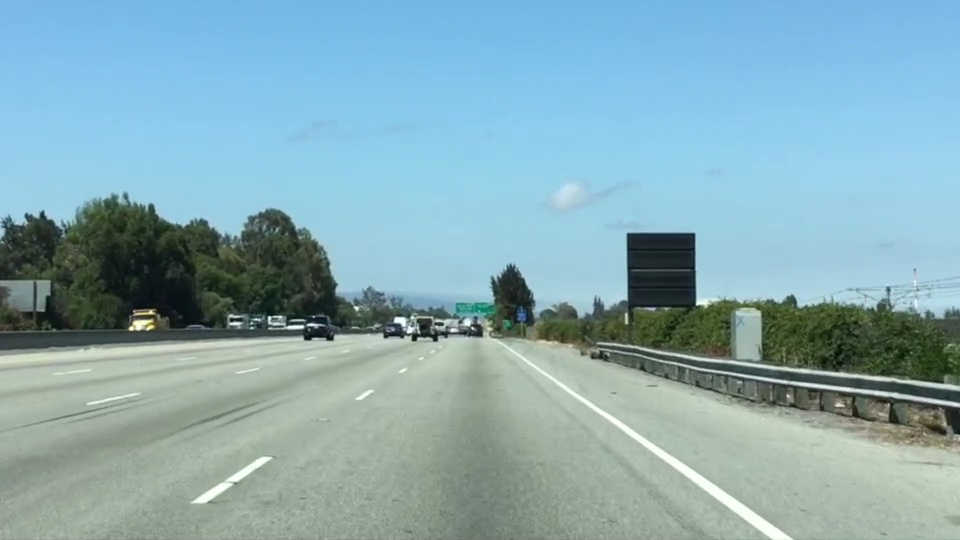
#> input picture Section_2/image_lane_c.jpg, 960 x 540 px, found by its file name
$ jupyter execute 'Region of Interest (ROI) Selection.ipynb'   (shell and % lines are left out)
#> lines starting #> are read from the running program, lines starting #| are printed output that depends on the picture; after the words box and inside, x2 and y2 are one past the last pixel; in counts of white or black regions, pixels touching at a corner belong together
[cell 1]
import cv2
import numpy as np
import matplotlib.image as mpimg
import matplotlib.pyplot as plt

[cell 2]
image_color1 = mpimg.imread("/content/image_lane_c.jpg")
#> image_color1 is the input picture: shape (540, 960, 3); mean R, G, B 135.5, 171.1, 179.2
image_color2 = cv2.imread("/content/new_test_image_3.jpg")
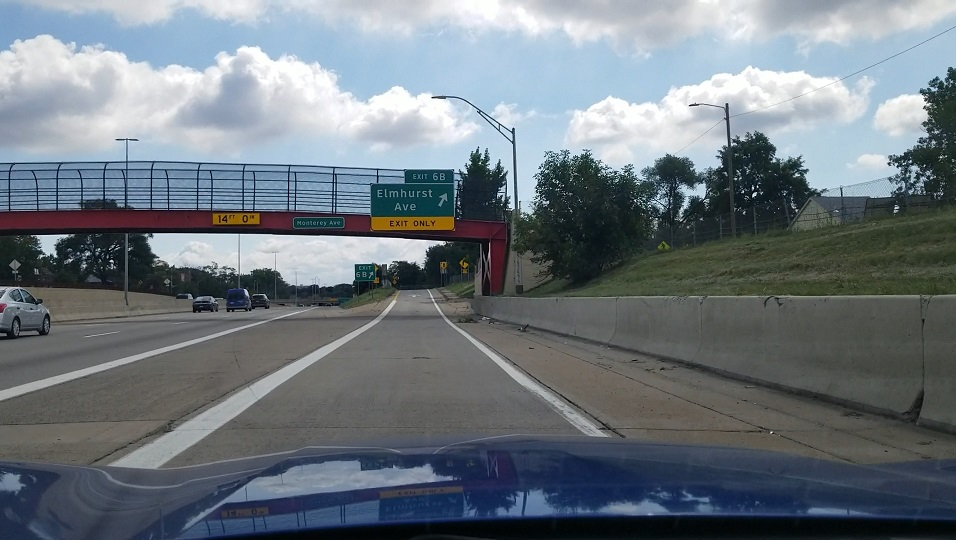
#> input picture Section_2/new_test_image_3.jpg, 956 x 540 px, found by its file name
#> image_color2 is the input picture: shape (540, 956, 3); mean B, G, R 126.7, 119.5, 110.3

[cell 3]
plt.imshow(image_color1)
height1, width1 = image_color1.shape[:2]
#> height1 = 540; width1 = 960
print("Height image 1 : "+str(height1))
#| Height image 1 : 540
print("Width image 1 : "+str(width1))
#| Width image 1 : 960

[cell 4]
plt.imshow(image_color2)
height2, width2 = image_color2.shape[:2]
#> height2 = 540; width2 = 956
print("Height image 2 : "+str(height2))
#| Height image 2 : 540
print("Width image 2 : "+str(width2))
#| Width image 2 : 956

# Convert to Greyscale

[cell 5]
image_gray_1 = cv2.cvtColor(image_color1, cv2.COLOR_BGR2GRAY)
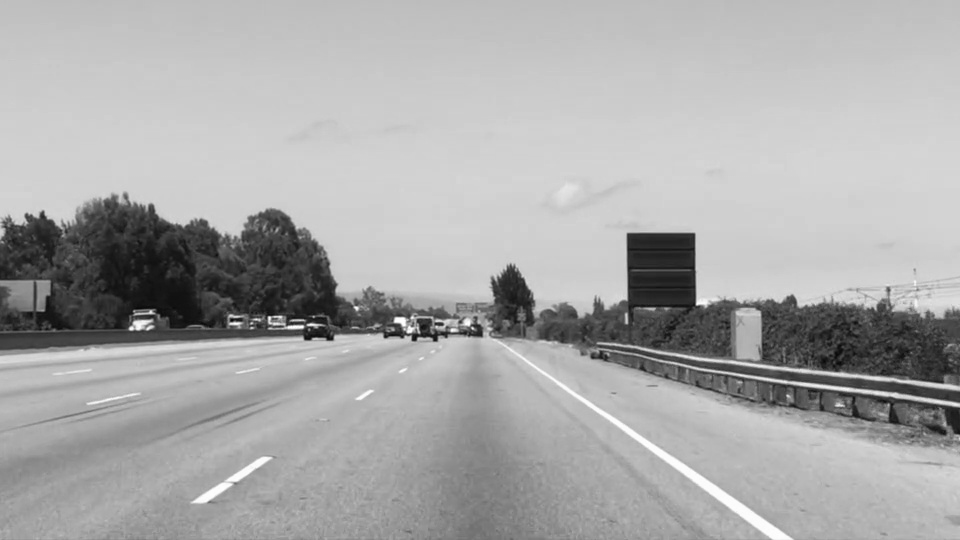
#> image_gray_1: shape (540, 960); min 7, max 254, mean 169.4
plt.imshow(image_gray_1, cmap='gray')
print(image_gray_1.shape)
#| (540, 960)

[cell 6]
image_gray_2 = cv2.cvtColor(image_color2, cv2.COLOR_BGR2GRAY)
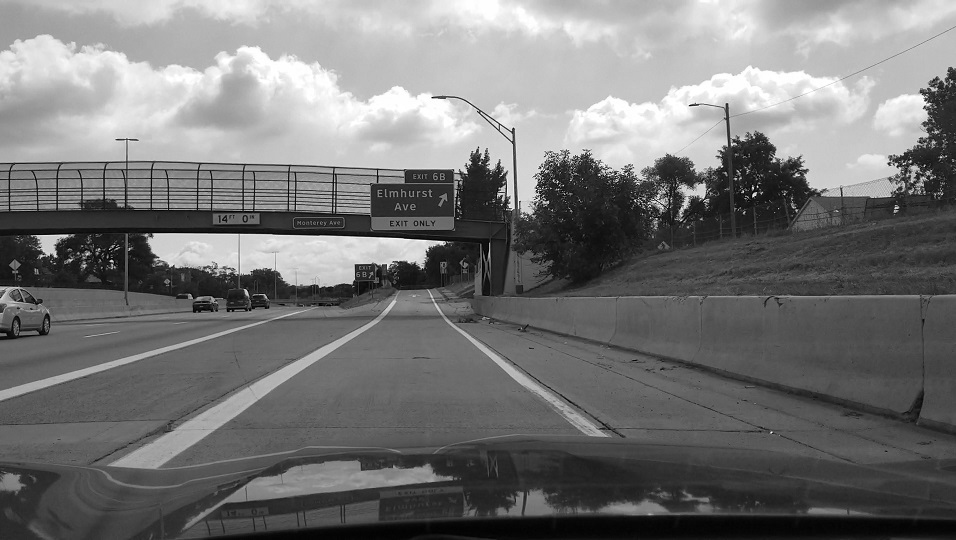
#> image_gray_2: shape (540, 956); min 0, max 255, mean 117.5
plt.imshow(image_gray_2, cmap='gray')
print(image_gray_2.shape)
#| (540, 956)

# Perform Region of Interest Masking

[cell 7]
# Selection points of the region of interest (ROI)
ROI_1 = np.array([[(0, height1), (320, 300), (500, 300), (width1, height1)]], dtype=np.int32)
ROI_2 = np.array([[(0, height2), (320, 300), (500, 300), (width2, height2)]], dtype=np.int32)

# define a blank image with all zeros (ie: black)
blank_1 = np.zeros_like(image_gray_1)
blank_2 = np.zeros_like(image_gray_2)

[cell 8]
mask_1 = cv2.fillPoly(blank_1, ROI_1, 255)
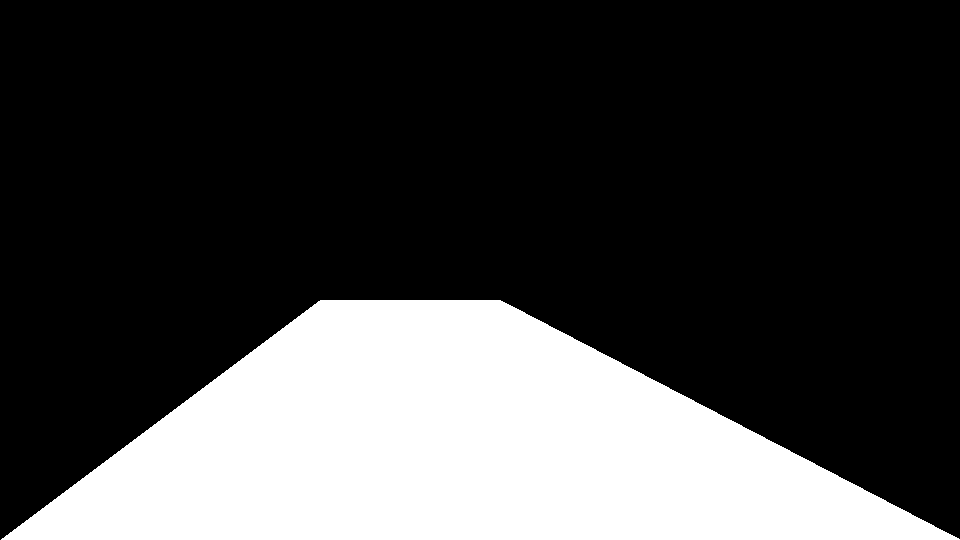
#> blank_1: shape (540, 960); 26.4% white; 1 white region, box (x1, y1, x2, y2) and area: (1, 300, 960, 540) 136950
mask_2 = cv2.fillPoly(blank_2, ROI_2, 255)
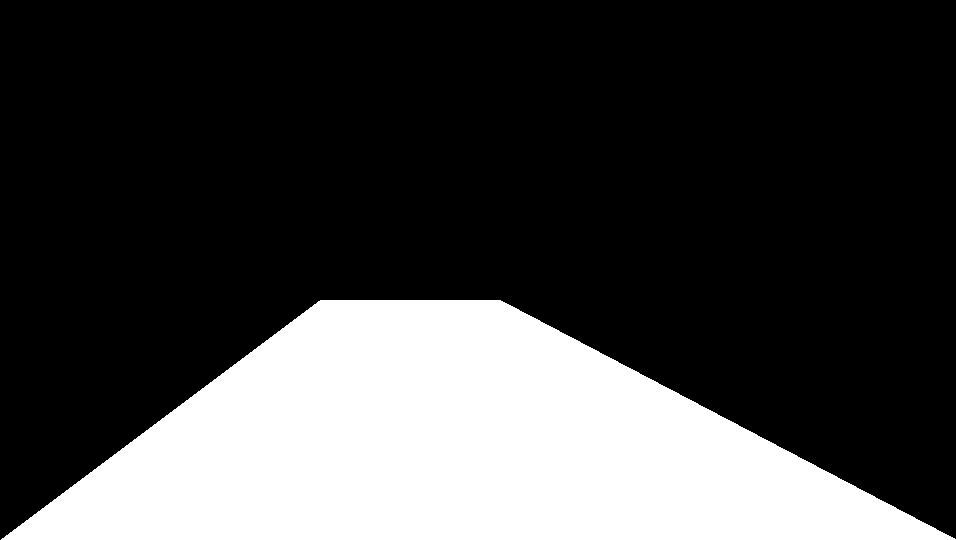
#> blank_2: shape (540, 956); 26.4% white; 1 white region, box (x1, y1, x2, y2) and area: (1, 300, 956, 540) 136468

masked_image_1 = cv2.bitwise_and(image_gray_1, mask_1)
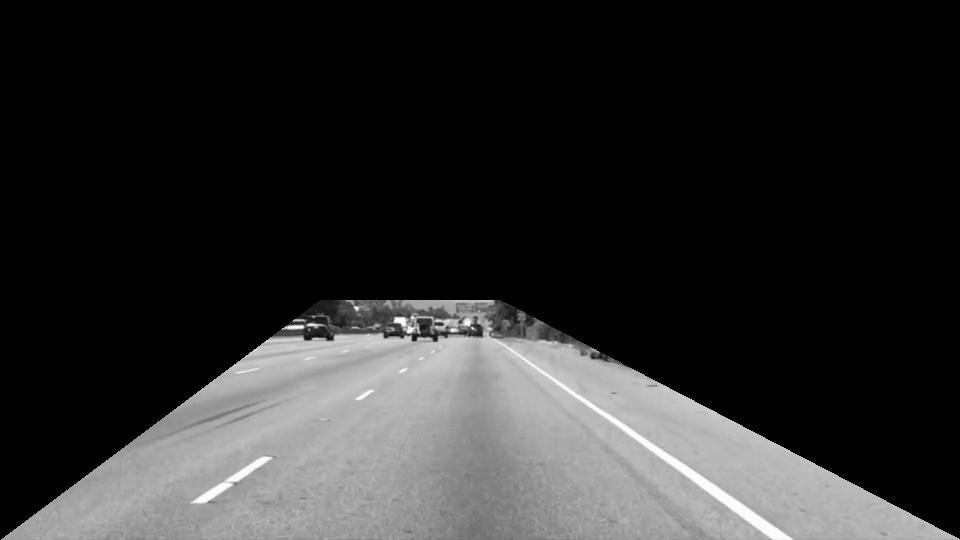
#> masked_image_1: shape (540, 960); min 0, max 254, mean 43.6
masked_image_2 = cv2.bitwise_and(image_gray_2, mask_2)
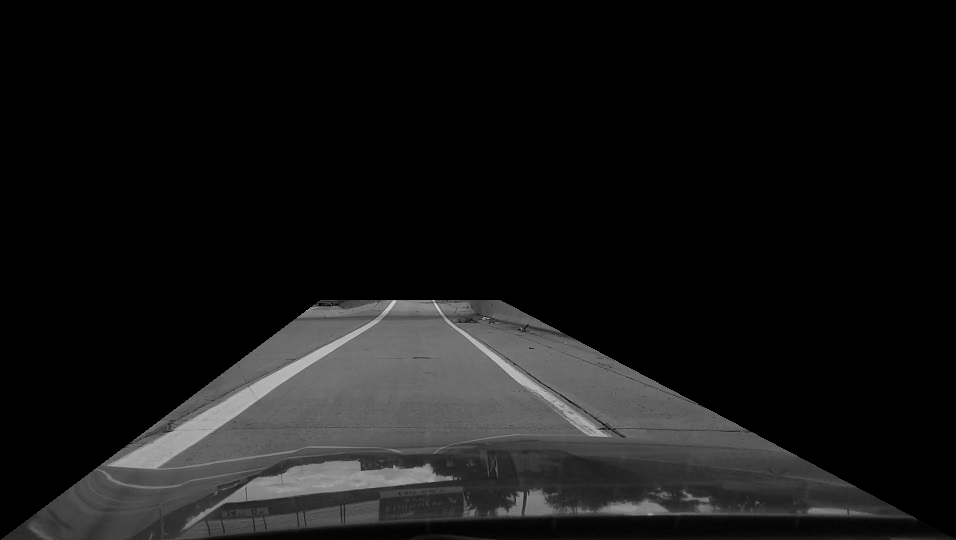
#> masked_image_2: shape (540, 956); min 0, max 219, mean 21
